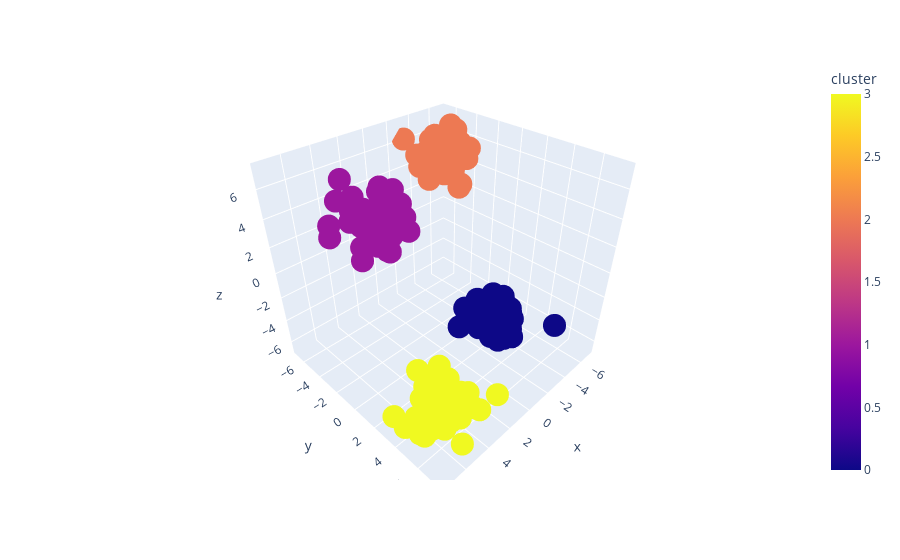

The notebook cell this image was saved under:
### Code cell
#3d plot
fig = px.scatter_3d(df, x='x', y='y', z='z',color='cluster')
fig.show()

### Figure 1 — Plotly figure (JSON) as saved in the notebook; plotly's stock layout.template omitted (floating-point values rounded to 4 significant figures; data arrays with more than 128 entries replaced by an {"elided": "..."} marker saying what was removed)
{"data": [{"hovertemplate": "x=%{x}<br>y=%{y}<br>z=%{z}<br>cluster=%{marker.color}<extra></extra>", "legendgroup": "", "marker": {"color": {"elided": "200 int values"}, "coloraxis": "coloraxis", "symbol": "circle"}, "mode": "markers", "name": "", "scene": "scene", "showlegend": false, "type": "scatter3d", "x": {"elided": "200 float values"}, "y": {"elided": "200 float values"}, "z": {"elided": "200 float values"}}], "layout": {"coloraxis": {"colorbar": {"title": {"text": "cluster"}}, "colorscale": [[0, "#0d0887"], [0.1111, "#46039f"], [0.2222, "#7201a8"], [0.3333, "#9c179e"], [0.4444, "#bd3786"], [0.5556, "#d8576b"], [0.6667, "#ed7953"], [0.7778, "#fb9f3a"], [0.8889, "#fdca26"], [1, "#f0f921"]]}, "legend": {"tracegroupgap": 0}, "margin": {"t": 60}, "scene": {"domain": {"x": [0, 1], "y": [0, 1]}, "xaxis": {"title": {"text": "x"}}, "yaxis": {"title": {"text": "y"}}, "zaxis": {"title": {"text": "z"}}}}}
